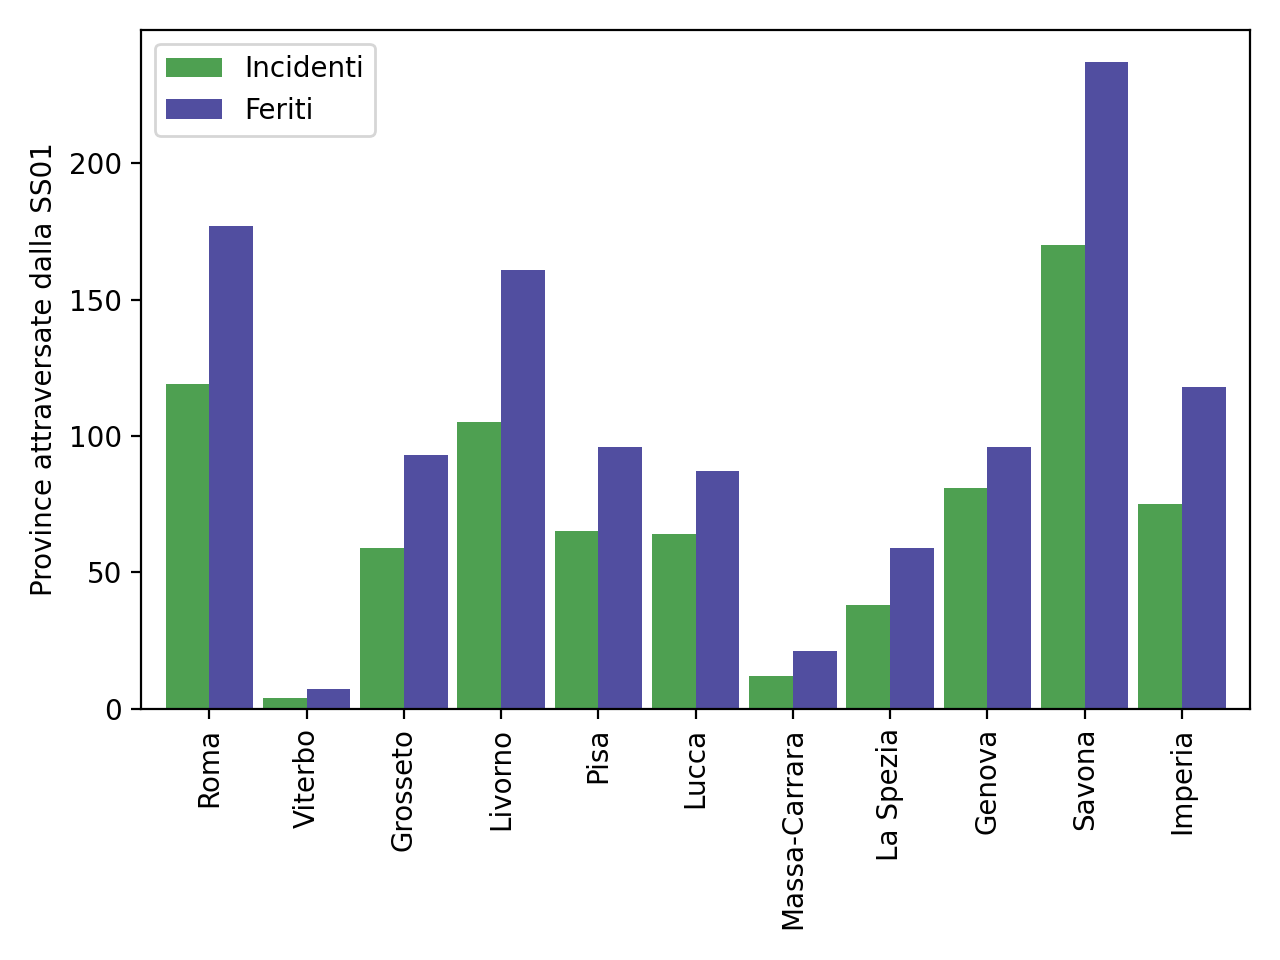

Python code for this plot:

import pandas as pd
import matplotlib.pyplot as plt

data = pd.read_csv("dataset/incidenti/aci/autostrade/localizzazione_2018.csv")

ss1 = data[data['CODICE'] == 'SS00101']

def sum_fields(dataset : pd.DataFrame, select_field): 
    df = {}
    for d in dataset[select_field].unique(): 
        df[d] = [
            dataset[dataset[select_field] == d]['INC'].sum(), 
            dataset[dataset[select_field] == d]['FER'].sum()
            ]

    return pd.DataFrame(df, index=['Incidenti', 'Feriti'])

ss1 = sum_fields(ss1, 'PROVINCIA').transpose()

ss1.plot.bar(width=0.9, color=['#4ea051', '#514ea0'])
plt.ylabel("Province attraversate dalla SS01")
plt.tight_layout()
plt.show()
